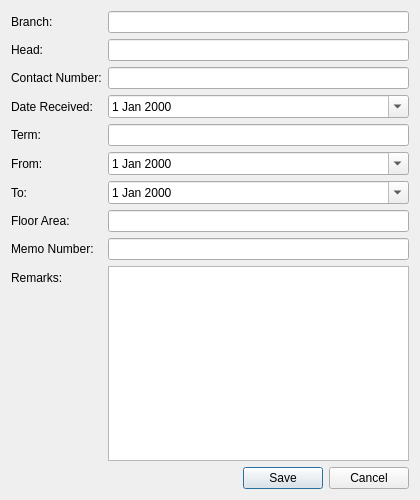
<?xml version="1.0" encoding="UTF-8"?>
<ui version="4.0">
 <class>AddLeaseDialog</class>
 <widget class="QDialog" name="AddLeaseDialog">
  <property name="geometry">
   <rect>
    <x>0</x>
    <y>0</y>
    <width>420</width>
    <height>500</height>
   </rect>
  </property>
  <property name="windowTitle">
   <string>Add Lease</string>
  </property>
  <layout class="QVBoxLayout">
   <item>
    <layout class="QFormLayout">
     <item row="0" column="0">
      <widget class="QLabel" name="label">
       <property name="text">
        <string>Branch:</string>
       </property>
      </widget>
     </item>
     <item row="0" column="1">
      <widget class="QLineEdit" name="branchInput"/>
     </item>
     <item row="1" column="0">
      <widget class="QLabel" name="label">
       <property name="text">
        <string>Head:</string>
       </property>
      </widget>
     </item>
     <item row="1" column="1">
      <widget class="QLineEdit" name="headInput"/>
     </item>
     <item row="2" column="0">
      <widget class="QLabel" name="label">
       <property name="text">
        <string>Contact Number:</string>
       </property>
      </widget>
     </item>
     <item row="2" column="1">
      <widget class="QLineEdit" name="contactInput">
       <property name="placeholderText">
        <string/>
       </property>
      </widget>
     </item>
     <item row="3" column="0">
      <widget class="QLabel" name="label">
       <property name="text">
        <string>Date Received:</string>
       </property>
      </widget>
     </item>
     <item row="3" column="1">
      <widget class="QDateEdit" name="dateReceivedInput">
       <property name="calendarPopup">
        <bool>true</bool>
       </property>
      </widget>
     </item>
     <item row="4" column="0">
      <widget class="QLabel" name="label">
       <property name="text">
        <string>Term:</string>
       </property>
      </widget>
     </item>
     <item row="4" column="1">
      <widget class="QLineEdit" name="termInput"/>
     </item>
     <item row="5" column="0">
      <widget class="QLabel" name="label">
       <property name="text">
        <string>From:</string>
       </property>
      </widget>
     </item>
     <item row="5" column="1">
      <widget class="QDateEdit" name="fromDateInput">
       <property name="calendarPopup">
        <bool>true</bool>
       </property>
      </widget>
     </item>
     <item row="6" column="0">
      <widget class="QLabel" name="label">
       <property name="text">
        <string>To:</string>
       </property>
      </widget>
     </item>
     <item row="6" column="1">
      <widget class="QDateEdit" name="toDateInput">
       <property name="calendarPopup">
        <bool>true</bool>
       </property>
      </widget>
     </item>
     <item row="7" column="0">
      <widget class="QLabel" name="label">
       <property name="text">
        <string>Floor Area:</string>
       </property>
      </widget>
     </item>
     <item row="7" column="1">
      <widget class="QLineEdit" name="floorAreaInput"/>
     </item>
     <item row="8" column="0">
      <widget class="QLabel" name="label">
       <property name="text">
        <string>Memo Number:</string>
       </property>
      </widget>
     </item>
     <item row="8" column="1">
      <widget class="QLineEdit" name="memoInput"/>
     </item>
     <item row="9" column="0">
      <widget class="QLabel" name="label">
       <property name="text">
        <string>Remarks:</string>
       </property>
      </widget>
     </item>
     <item row="9" column="1">
      <widget class="QTextEdit" name="remarksInput"/>
     </item>
    </layout>
   </item>
   <item>
    <layout class="QHBoxLayout">
     <item>
      <spacer name="spacer">
       <property name="orientation">
        <enum>Qt::Horizontal</enum>
       </property>
       <property name="sizeHint" stdset="0">
        <size>
         <width>0</width>
         <height>0</height>
        </size>
       </property>
      </spacer>
     </item>
     <item>
      <widget class="QPushButton" name="saveButton">
       <property name="text">
        <string>Save</string>
       </property>
      </widget>
     </item>
     <item>
      <widget class="QPushButton" name="cancelButton">
       <property name="text">
        <string>Cancel</string>
       </property>
      </widget>
     </item>
    </layout>
   </item>
  </layout>
 </widget>
 <resources/>
 <connections/>
</ui>
